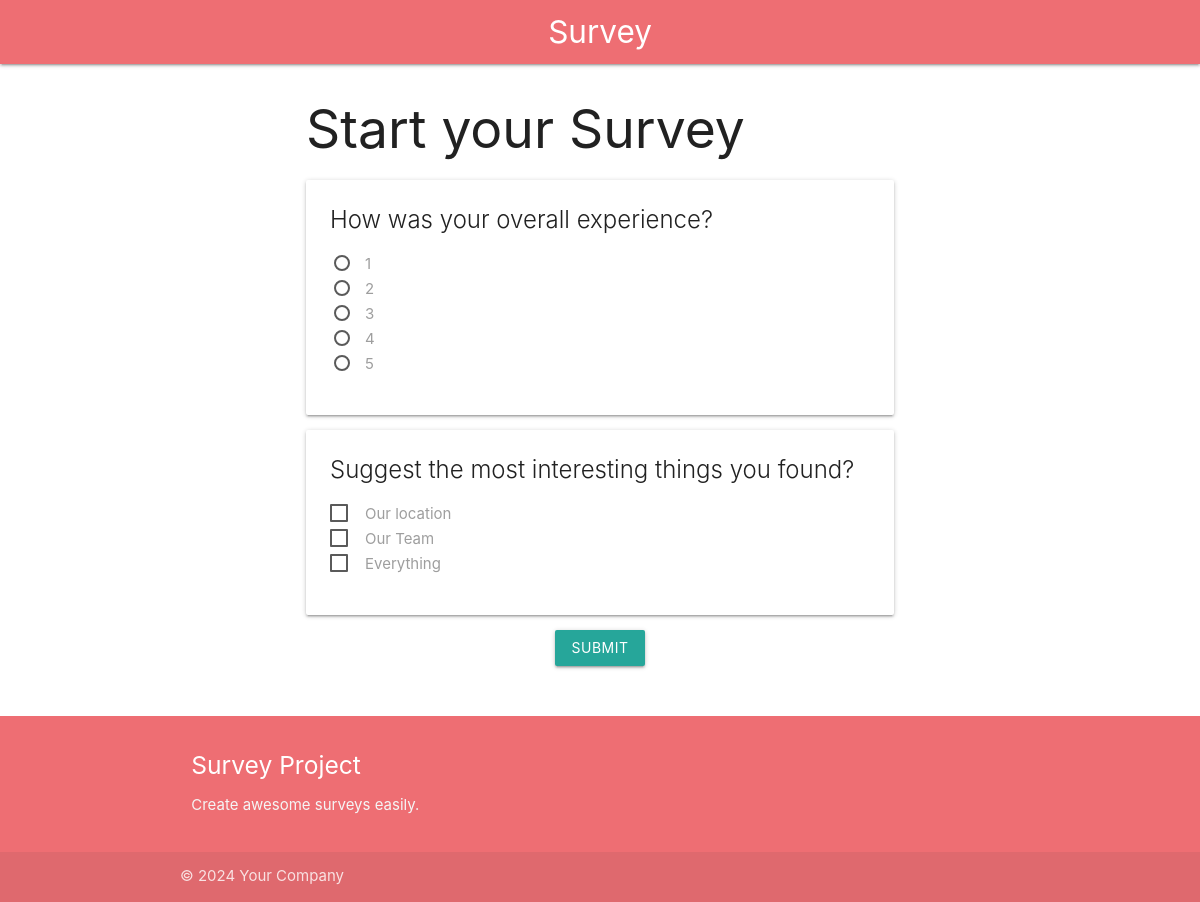
The page /feedback/1/ on the database its author committed.
### home/models.py (models this page shows, shortened)
class Questions(models.Model):
    QUESTION_CHOICES = (
        ("Text","Text"),("BigText","BigText"),("Radio","Radio"),
        ("Checkbox","Checkbox"))
    question = models.CharField(max_length=100)
    question_type = models.CharField(choices = QUESTION_CHOICES,max_length=50,default="Text")

class Options(models.Model):
    question = models.ForeignKey(Questions,related_name="options",on_delete=models.CASCADE)
    option_name = models.CharField(max_length=100)

### home/views.py (the view, shortened to what this page needs)
# urls.py: path('feedback/<id>/',customer_feedback, name="customer_feedback"),
def customer_feedback(request,id):
    feedback = CustomerFeedback.objects.get(id=id)
    return render(request,'survey.html',{"questions":feedback.question.all()})

### home/templates/survey.html (shortened to what this page needs)
{% extends "base.html" %}
{% block start %}
<div class = "container">
    <h2>Start your Survey</h2>
    <form method="post">
        {% for question in questions %}
        <div class="card">
            <div class="card-content">
                <span class="card-title">{{question.question}}</span>
                <div class = "input-field">
                    {%if question.question_type == "Text" %}
                    <input type = "text" required name="response_{{question.id}}" class="validate" placeholder="Enter your answer">
                    {% elif question.question_type == "BigText" %}
                    <textarea required name="response_{{qustion.id}}" placeholder="Your detailed answer"
                    class="materialize-textarea"></textarea>
                    {% elif question.question_type == "Radio" %}
                        {% for option in question.options.all %}
                        <p>
                            <label>
                                <span>{{option.option_name}}</span>
                            </label>
                        </p>
                        {% endfor %}
                        {% elif question.question_type == "Checkbox" %}
                        {% for option in question.options.all %}
                        <p>
                            <label>
                                <span>{{option.option_name}}</span>
                            </label>
                        </p>
                        {% endfor %}
                    {% endif %}
                </div>
            </div>
        </div>
    {% endfor %}
    <div class="center-align">
        <button type="submit" class="btn waves-effect waves-effect waves-light">Submit</button>
    </div>
    </form>
</div>
{% endblock %}

### home/templates/base.html (shortened to what this page needs)
<!DOCTYPE html>
<html lang="en">
<head>
    <link href="https://cdnjs.cloudflare.com/ajax/libs/materialize/1.0.0/css/materialize.min.css" rel="stylesheet">
</head>
<body>
    <nav>
        <div class="nav-wrapper">
            <a href="/" class="brand-logo center">Survey</a>
        </div>
    </nav>
    <div class="container">
        {% block start %}
        {% endblock %}
    </div>
    <footer class="page-footer m5" style="margin-top: 50px;">
        <div class="container">
            <div class="row">
                <div class="col l6 s12">
                    <h5 class="white-text">Survey Project</h5>
                    <p class="grey-text text-lighten-4">Create awesome surveys easily.</p>
                </div>
            </div>
        </div>
        <div class="footer-copyright">
            <div class="container">
            © 2024 Your Company
            </div>
        </div>
    </footer>

### rows shown on the page
Questions: question "How was your overall experience?"
Options: option_name "1"
Options: option_name "2"
Options: option_name "3"
Options: option_name "4"
Options: option_name "5"
Questions: question "Suggest the most interesting things you found?"
Options: option_name "Our location"
Options: option_name "Our Team"
Options: option_name "Everything"
